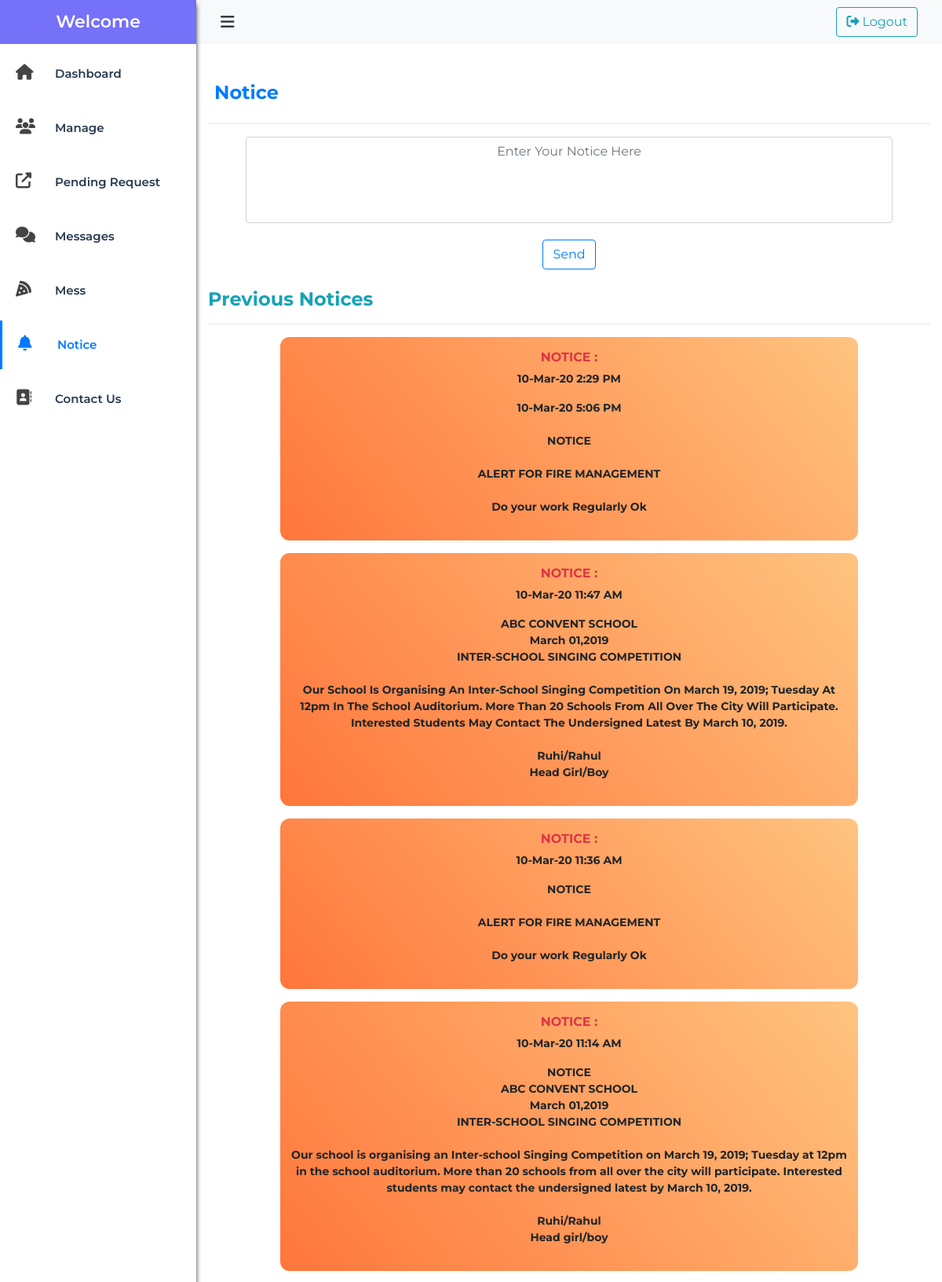
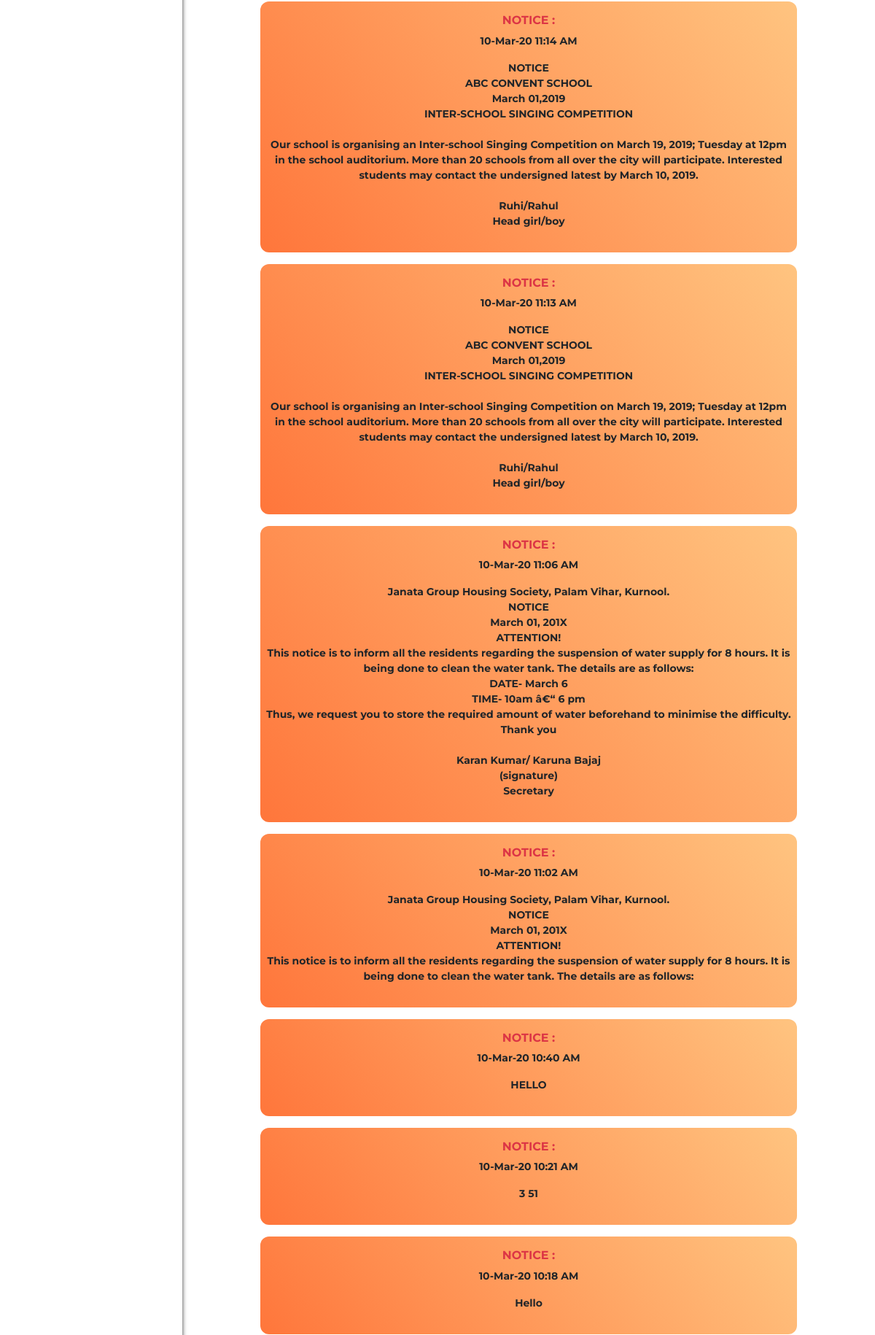
Page /SecondHome/admin/notice.php (signed in, upper part) on the committed database (2 pictures, top to bottom).
### tables this page shows
CREATE TABLE `notice` (
  `noticeid` int(11) NOT NULL,
  `message` mediumtext NOT NULL,
  `time` timestamp NULL DEFAULT CURRENT_TIMESTAMP ON UPDATE CURRENT_TIMESTAMP
);

### SecondHome/admin/notice.php (the view, shortened to what this page needs)
<?php
include('sidebar-nav.php');
?>
<div class="main-content">
    <div class="container py-4">
              <h4 class="font-weight-bold my-4 mx-2 text-primary">Notice</h4>
<hr>
<form action="noticered.php" method="POST" id="form" class="mx-5">
<textarea rows="4" style="resize:none;text-align: center;" cols="50" id="notice_area" name="notice" class="form-control" placeholder="Enter Your Notice Here"></textarea><br />
<button  type="submit" name="submit" class="btn d-block m-auto btn-outline-primary" >Send</button>
</form>
</div>
        <div class="container">
          <h4 class="font-weight-bold text-info">Previous Notices</h4>
          <hr>
          <?php
    $s=mysqli_query($con,"SELECT * FROM notice ORDER BY noticeid DESC ");
    while($row = mysqli_fetch_array($s)) {
        ?>
                <div class="container p-2 py-3 my-3 notice mx-auto" style="overflow-wrap: break-word; ">
                    <h6 class="text-center font-weight-bold text-danger">NOTICE :</h6>
                    <p class="text-center font-weight-bold "><?php
                       $time= date( 'd-M-y g:i A', strtotime($row['time']));
                        echo $time;
                      ?></p>
                    <p class="text-center font-weight-bold" style="" id="msg"><?php
                     $msg = nl2br($row['message']);
                      echo $msg; ?></p>
                </div>
        <?php
    }
?>
</div>
</div>

### SecondHome/admin/sidebar-nav.php (shortened to what this page needs)
<!doctype html>
<html lang="en">
  <head>
    <link rel="stylesheet" href="https://maxcdn.bootstrapcdn.com/bootstrap/4.0.0/css/bootstrap.min.css">
    <link rel="stylesheet" href="admin-new.css">
    <link rel="stylesheet" href="style.css">
  </head>
  <body>
    <div id="wrapper">
  <aside id="sidebar-wrapper">
    <div class="sidebar-brand">
      <h2>Welcome</h2>
    </div>
    <ul class="sidebar-nav">
      <li class="dashboard-active">
        <a href="index.php"><i class="fa fa-home"></i>Dashboard</a>
      </li>
      <li class="manage-active">
        <a href="rooms.php"><i class="fa fa-users"></i>Manage</a>
      </li>
      <li class="pending-active">
        <a href="pending.php" class=""><i class="fa fa-external-link-alt"></i>Pending Request</a>
      </li>
        <li class="messages-active">
        <a href="messages.php"><i class="fa fa-comments mb-auto"></i>Messages</a>
      </li>
       <li>
       <li class="mess-active">
        <a href="mess.php"><i class="fa fa-pizza-slice mb-auto"></i>Mess</a>
      </li>
       <li class="notice-active">
        <a href="notice.php"><i class="fa fa-bell mb-auto"></i>Notice</a>
      </li>
       <li class="contact-active">
        <a href="contactus.php"><i class="fa fa-address-book mb-auto"></i>Contact Us</a>
      </li>
    </ul>
  </aside>
  <div id="navbar-wrapper">
    <nav class="navbar navbar-inverse bg-light">
      <div class="container-fluid">
        <div class="navbar-header">
          <a href="#" class="navbar-brand text-dark" id="sidebar-toggle"><i class="fa fa-bars"></i></a>
        </div>
        <button type="" class="btn btn-outline-info ml-auto" data-toggle="modal" data-target="#logout-modal"><i class="fas fa-sign-out-alt mr-1"></i>Logout</button>
      </div>
    </nav>
  </div>
  </body>
</html>

### SecondHome/admin/admin-new.css (style rules this page uses)
body { padding-bottom: 30px; position: relative; min-height: 100%; background-color: #fff; }
* { font-family: 'Montserrat', sans-serif; padding: 0; margin: 0; box-sizing: border-box; }
a { transition: background 0.2s, color 0.2s; }
#wrapper { padding-left: 0; transition: all 0.5s ease; position: relative; }
#sidebar-wrapper { z-index: 1000; position: fixed; left: 250px; width: 0; height: 100%; margin-left: -250px; overflow-y: hidden; overflow-x: hidden; background-color: #fff; box-shadow: 6px 0px 6px -6px #343434; transition: all 0.5s ease; }
.sidebar-brand { position: absolute; top: 0; width: 250px; text-align: center; padding: 15px 0px; background-color: #7571f9; }
.sidebar-brand h2 { margin: 0; font-weight: 600; font-size: 22px; color: #fff; }
.sidebar-nav { position: absolute; top: 56px; width: 250px; margin: 0; padding: 0; list-style: none; }
.sidebar-nav > li { text-indent: 10px; line-height: 42px; margin: 7px 0px; }
.sidebar-nav > li a { display: block; text-decoration: none; color: #27394F; font-size: 15px; padding: 10px 0px; border-radius: 0px; transition: 0.2s ease all; font-family: 'Montserrat', sans-serif; font-weight: 600; }
.sidebar-nav > li > a >i { color: #444; transition: 0.6s ease all; }
.sidebar-nav > li > a i.fa { font-size: 20px; width: 60px; }
#navbar-wrapper { width: 100%; position: absolute; z-index: 2; }
#navbar-wrapper .navbar { border-width: 0 0 0 0; background-color: #7f53ac; background-color: #fff; font-size: 24px; margin-bottom: 0; border-radius: 0; }
#navbar-wrapper .navbar a { color: antiquewhite; }
@media (min-width: 992px) { #wrapper { padding-left: 250px; } }
@media (min-width: 992px) { #sidebar-wrapper { width: 250px; } }
@media (min-width: 992px) { #navbar-wrapper { position: relative; } }
.notice { width: 80%; margin: auto; border-radius: 22px; background-color: fff; }

### SecondHome/admin/style.css (style rules this page uses)
* { font-family: 'Montserrat', sans-serif; }
body { font-size: 14px; }

### SecondHome/admin/notice.php (style rules this page uses)
.notice-active { border-left: 3px solid #007bff; }
.notice-active > a >i { color: #007bff !important; }
.notice-active > a { color: #007bff !important; }
.notice { border-radius: 12px; background-image: linear-gradient(230deg, #ffc480, #ff763b); }

### rows in the picture
notice: time "10-Mar-20 2:29 PM", message "10-Mar-20 5:06 PM NOTICE ALERT FOR FIRE MANAGEMENT Do your work Regularly Ok"
notice: time "10-Mar-20 11:47 AM", message "ABC CONVENT SCHOOL March 01,2019 INTER-SCHOOL SINGING COMPETITION Our School Is Organising An Inter-School Singing Competition On March 19, 2019; Tuesday At 12pm In The School Auditorium. More Than 20 Schools From All Over The City Will Participate. Interested Students May Contact The Undersigned Latest By March 10, 2019. Ruhi/Rahul Head Girl/Boy"
notice: time "10-Mar-20 11:36 AM", message "NOTICE ALERT FOR FIRE MANAGEMENT Do your work Regularly Ok"
notice: time "10-Mar-20 11:14 AM", message "NOTICE ABC CONVENT SCHOOL March 01,2019 INTER-SCHOOL SINGING COMPETITION Our school is organising an Inter-school Singing Competition on March 19, 2019; Tuesday at 12pm in the school auditorium. More than 20 schools from all over the city will participate. Interested students may contact the undersigned latest by March 10, 2019. Ruhi/Rahul Head girl/boy"
notice: time "10-Mar-20 11:14 AM", message "NOTICE ABC CONVENT SCHOOL March 01,2019 INTER-SCHOOL SINGING COMPETITION Our school is organising an Inter-school Singing Competition on March 19, 2019; Tuesday at 12pm in the school auditorium. More than 20 schools from all over the city will participate. Interested students may contact the undersigned latest by March 10, 2019. Ruhi/Rahul Head girl/boy"
notice: time "10-Mar-20 11:13 AM", message "NOTICE ABC CONVENT SCHOOL March 01,2019 INTER-SCHOOL SINGING COMPETITION Our school is organising an Inter-school Singing Competition on March 19, 2019; Tuesday at 12pm in the school auditorium. More than 20 schools from all over the city will participate. Interested students may contact the undersigned latest by March 10, 2019. Ruhi/Rahul Head girl/boy"
notice: time "10-Mar-20 11:06 AM", message "Janata Group Housing Society, Palam Vihar, Kurnool. NOTICE March 01, 201X ATTENTION! This notice is to inform all the residents regarding the suspension of water supply for 8 hours. It is being done to clean the water tank. The details are as follows: DATE- March 6 TIME- 10am â€“ 6 pm Thus, we request you to store the required amount of water beforehand to minimise the difficulty. Thank you Karan Kumar/ Karuna Bajaj (signature) Secretary"
notice: time "10-Mar-20 11:02 AM", message "Janata Group Housing Society, Palam Vihar, Kurnool. NOTICE March 01, 201X ATTENTION! This notice is to inform all the residents regarding the suspension of water supply for 8 hours. It is being done to clean the water tank. The details are as follows:"
notice: time "10-Mar-20 10:40 AM", message "HELLO"
notice: time "10-Mar-20 10:21 AM", message "3 51"
notice: time "10-Mar-20 10:18 AM", message "Hello"
